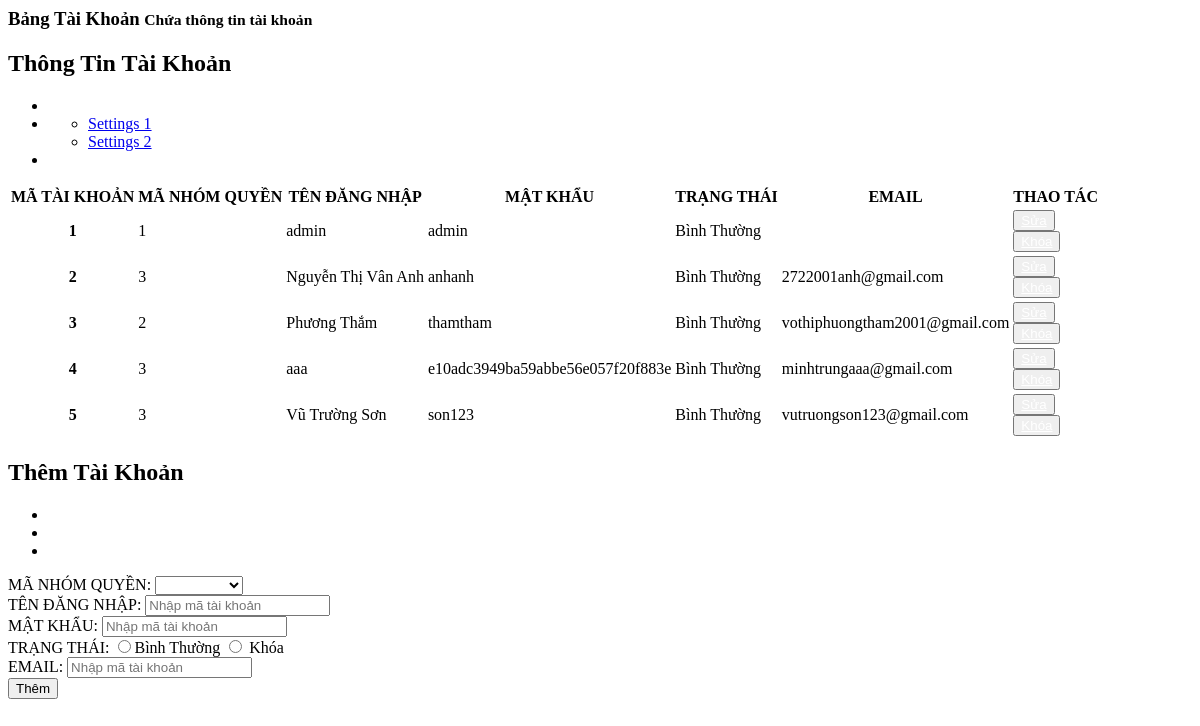
Page /admin/dashboard/manage_account.php on the committed database.
### tables this page shows
CREATE TABLE `taikhoan` (
  `MA_TK` int(10) UNSIGNED NOT NULL,
  `MA_GROUP_QUYEN` int(10) UNSIGNED DEFAULT NULL,
  `TEN_DANG_NHAP` varchar(50) NOT NULL,
  `MAT_KHAU` varchar(500) NOT NULL,
  `STATUS` int(1) NOT NULL DEFAULT 1,
  `EMAIL` varchar(50) NOT NULL
);

### admin/dashboard/manage_account.php (the view, shortened to what this page needs)
<?php
$action_permission = "./action/add_account.php";
$displayadd = 'block';
$displayblock = 'block';
$MA_GQ = "";
$TEN_DN = "";
$MK = "";
$EMAIL = "";
$TEN_GQ = "";
?>
<div class="right_col" role="main">
  <div class="">
    <div class="page-title">
      <div class="title_left">
        <h3>Bảng Tài Khoản <small>Chứa thông tin tài khoản</small></h3>
      </div>
    </div>
    <div class="row">
      <div class="col-md-8 col-sm-6 col-xs-12">
        <div class="x_panel">
          <div class="x_title">
            <h2>Thông Tin Tài Khoản </h2>
            <ul class="nav navbar-right panel_toolbox">
              <li><a class="collapse-link"><i class="fa fa-chevron-up"></i></a>
              </li>
              <li class="dropdown">
                <ul class="dropdown-menu" role="menu">
                  <li><a href="#">Settings 1</a>
                  </li>
                  <li><a href="#">Settings 2</a>
                  </li>
                </ul>
              </li>
              <li><a class="close-link"><i class="fa fa-close"></i></a>
              </li>
            </ul>
          </div>
          <div class="x_content" style="overflow: auto;">
            <table class="table table-striped">
              <thead>
                <tr>
                  <th>MÃ TÀI KHOẢN</th>
                  <th>MÃ NHÓM QUYỀN</th>
                  <th>TÊN ĐĂNG NHẬP</th>
                  <th>MẬT KHẨU</th>
                  <th>TRẠNG THÁI</th>
                  <th>EMAIL</th>
                  <th>THAO TÁC</th>
                </tr>
              </thead>
              <tbody>
                <?php
                $getAccount = "SELECT * FROM taikhoan";
                $Accounts = mysqli_query($connect, $getAccount);
                while ($Account = mysqli_fetch_array($Accounts)) {
                  if($Account['STATUS']=='1'){
                    $trangthai="Bình Thường";
                    $displayblock = 'block';
                  } else {
                    $trangthai = "Đã Khóa";
                    $displayunblock = 'block';
                    $displayblock = 'none';
                  }
                ?>
                  <tr>
                    <th scope="row"><?php echo $Account['MA_TK']  ?></th>
                    <td><?php echo $Account['MA_GROUP_QUYEN'] ?></td>
                    <td><?php echo $Account['TEN_DANG_NHAP'] ?></td>
                    <td><?php echo $Account['MAT_KHAU'] ?></td>
                    <td><?php echo $trangthai ?></td>
                    <td><?php echo $Account['EMAIL'] ?></td>
                    <td>
                      <button id="open-update-PN" type="button" class="btn btn-warning" onclick=''><a style="color: white;" href="index.php?manage=accounts&updatetk=<?php echo $Account['MA_TK'] ?>">Sửa</a></button>
                      <button type="submit" style="display:<?php echo $displayblock ?>" class="btn btn-success">
                        <a style="color: white;" href="index.php?manage=accounts&blockstt=<?php echo $Account['STATUS']?>&matk=<?php echo $Account['MA_TK'] ?>">Khóa</a>
                      </button>
                    </td>
                  </tr>
                <?php
                }
                ?>
              </tbody>
            </table>
          </div>
        </div>
      </div>
      <div class="col-md-4 col-sm-6 col-xs-12">
        <div class="x_panel">
          <div class="x_title">
            <h2>Thêm Tài Khoản</h2>
            <ul class="nav navbar-right panel_toolbox">
              <li><a class="collapse-link"><i class="fa fa-chevron-up"></i></a>
              </li>
              <li class="dropdown">
              </li>
              <li><a class="close-link"><i class="fa fa-close"></i></a>
              </li>
            </ul>
          </div>
          <div class="x_content">
            <form action="<?php echo $action_permission ?>" method="get" id='form-account' >
              <div class="form-group">
                <div class="form-group">
                  <label for="manhomquyen">MÃ NHÓM QUYỀN:</label>
                  <select class="form-control" id="manhomquyen" name="manhomquyen">
                    <option value="<?php echo  $MA_GQ ?>" selected><?php echo  $TEN_GQ ?></option>
                    <?php $getMA_GROUP_QUYEN = mysqli_query($connect, "SELECT MA_GROUP_QUYEN,TEN_GROUP_QUYEN from groupquyen");
                    while ($row_GQ = mysqli_fetch_array($getMA_GROUP_QUYEN)) {       ?>
                      <?php if ($row_GQ['MA_GROUP_QUYEN'] !== $MA_GQ) : ?>
                        <option value="<?php echo $row_GQ['MA_GROUP_QUYEN'] ?>"><?php echo $row_GQ['TEN_GROUP_QUYEN'] ?></option>
                      <?php endif; ?>
                    <?php  } ?>
                  </select>
                </div>
                <div class="form-group">
                  <label for="tendn">TÊN ĐĂNG NHẬP:</label>
                  <input type="text" class="form-control" id="tendn" placeholder="Nhập mã tài khoản" name="tendn" value="<?php echo  $TEN_DN ?>" require>
                </div>
                <div class="form-group">
                  <label for="mk">MẬT KHẨU:</label>
                  <input type="text" class="form-control" id="mk" placeholder="Nhập mã tài khoản" name="mk" value="<?php echo  $MK ?>" require>
                </div>
                <div class="form-group row">
                  <label for="trangthai">TRẠNG THÁI:</label>
                  <?php
                    $checked="";
                    $unchecked="";
                  ?>
                  <input type="radio" <?php echo $checked;?> class="form-control" id="trangthai" name="trangthai" value="1" require>Bình Thường
                  <input type="radio" <?php echo $unchecked;?> class="form-control" id="trangthai" name="trangthai" value="0" require> Khóa
                </div>
                <div class="form-group">
                  <label for="email">EMAIL:</label>
                  <input type="text" class="form-control" id="email" placeholder="Nhập mã tài khoản" name="email" value="<?php echo  $EMAIL ?>" require>
                </div>
                <div id="button-add-PN" style="display:<?php echo $displayadd ?>">
                  <button type="submit" class="btn btn-success">Thêm</button>
                </div>
            </form>
          </div>
        </div>
      </div>
    </div>
  </div>
</div>

### rows in the picture
taikhoan: MA_TK "1", MA_GROUP_QUYEN "1", TEN_DANG_NHAP "admin", MAT_KHAU "admin", STATUS "Bình Thường"
taikhoan: MA_TK "2", MA_GROUP_QUYEN "3", TEN_DANG_NHAP "Nguyễn Thị Vân Anh", MAT_KHAU "anhanh", STATUS "Bình Thường", EMAIL "2722001anh@gmail.com"
taikhoan: MA_TK "3", MA_GROUP_QUYEN "2", TEN_DANG_NHAP "Phương Thắm", MAT_KHAU "thamtham", STATUS "Bình Thường", EMAIL "vothiphuongtham2001@gmail.com"
taikhoan: MA_TK "4", MA_GROUP_QUYEN "3", TEN_DANG_NHAP "aaa", MAT_KHAU "e10adc3949ba59abbe56e057f20f883e", STATUS "Bình Thường", EMAIL "minhtrungaaa@gmail.com"
taikhoan: MA_TK "5", MA_GROUP_QUYEN "3", TEN_DANG_NHAP "Vũ Trường Sơn", MAT_KHAU "son123", STATUS "Bình Thường", EMAIL "vutruongson123@gmail.com"
